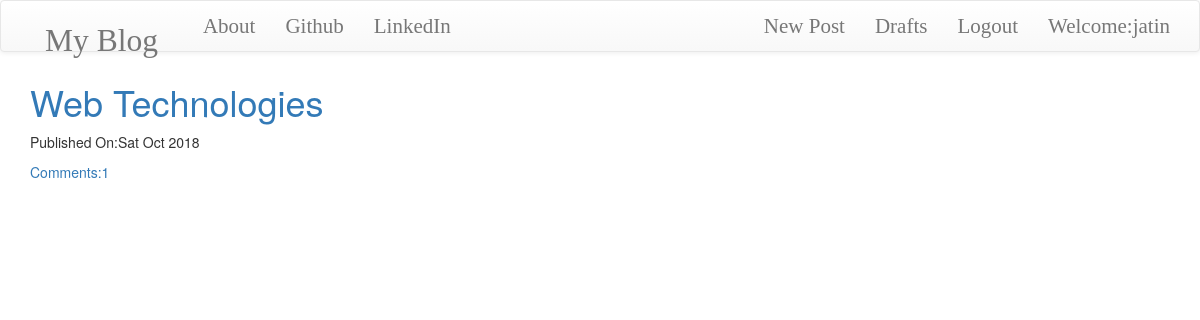
The app's page / (signed in) with its own data.
### blog/models.py (models this page shows, shortened)
class Post(models.Model):
    author=models.ForeignKey('auth.User')
    title=models.CharField(max_length=200)
    text=models.TextField()
    create_date=models.DateTimeField(default=timezone.now)
    published_date=models.DateTimeField(blank=True,null=True)
    def approve_comments(self):
        return self.comments.filter(approved_comments=True)

### blog/views.py (the view)
# urls.py: url(r'^$' ,views.PostListView.as_view(), name='post_list'),
class PostListView(ListView):
    model=Post
    def get_queryset(self):
        return Post.objects.filter(published_date__lte=timezone.now()).order_by('-published_date')

### blog/templates/blog/post_list.html
{% extends 'blog/base.html' %}
{% block content %}
<div class="centerstage">
  {% for post in post_list %}
      <div class="post">
        <h1> <a href="{% url 'post_detail' pk=post.pk %}">{{ post.title }}</a> </h1>
        </div>
        <div class="date">
          <p>Published On:{{ post.published_date|date:'D M Y' }}</p>
      </div>
      <div class="comments">
      <a href="{% url 'post_detail' pk=post.pk %}">Comments:{{ post.approve_comments.count }}</a>
      </div>
      {% endfor %}
</div>
{% endblock %}

### blog/templates/blog/base.html (shortened to what this page needs)
<!DOCTYPE html>
{% load staticfiles %}
<html lang="en" dir="ltr">
  <head>
    <link rel="stylesheet" href="https://maxcdn.bootstrapcdn.com/bootstrap/3.3.7/css/bootstrap.min.css">
    <link rel="stylesheet" href="https://maxcdn.bootstrapcdn.com/bootstrap/3.3.7/css/bootstrap-theme.min.css">
    <link rel="stylesheet" href="//cdn.jsdelivr.net/medium-editor/latest/css/medium-editor.min.css" type="text/css" media="screen" charset="utf-8">
    <link rel="stylesheet" href="{% static 'css/blog.css' %}">
    <link rel="stylesheet" media="screen" href="https://fontlibrary.org/face/grundschrift" type="text/css"/>
    <link rel="stylesheet" media="screen" href="https://fontlibrary.org/face/unique" type="text/css"/>
  </head>
  <body class='loader'>
    <nav class='navbar navbar-default techfont custom-navbar'>
      <div class="container">
        <ul class="nav navbar-nav">
          <li class="navbar-brand bigbrang"> <a href="{% url 'post_list' %}"> My Blog </a> </li>
          <li class="navbar-link"> <a href="{% url 'about' %}"> About </a> </li>
          <li class="navbar-link"> <a href="https://www.github.com">Github</a> </li>
          <li class="navbar-link"> <a href="https://www.linkedin.com">LinkedIn</a> </li>
        </ul>
        <ul class='nav navbar-nav navbar-right'>
          {% if user.is_authenticated %}
          <li> <a href="{% url 'post_new' %}">New Post</a> </li>
          <li> <a href="{% url 'post_draft_list' %}">Drafts</a> </li>
          <li> <a href="{% url 'logout' %}">Logout</a> </li>
          <li> <a> Welcome:{{ user.username }} </a> </li>
          {% else %}
          <li> <a href="{% url 'login' %}"> <span class='glyphicon glyphicon-user'></span> </a> </li>
          {% endif %}
        </ul>
      </div>
    </nav>
<div class="content container">
 <div class="row">
   <div class="col-md-8">
     <div class="blog_posts">
      {% block content %}
      {% endblock %}
     </div>
   </div>
 </div>
</div>
  </body>
</html>

### blog/static/css/blog.css (style rules this page uses)
.loader { filter:hue-rotate(0deg); color:linear-gradient(45deg,#0f8,#08f); animation:hue 10000ms infinite linear; }
.techfont { font-family: 'grundschrift','unique'; font-size:1.5em; margin-bottom:10px; }
.bigbrang { font-size: 1.5em; }
.centerstage { margin-left:auto; margin-right:auto; }

### records on screen
Post: title "Web Technologies", published_date "Sat Oct 2018", approve_comments.count "1"

### other values on screen
{{ user.username }} "jatin"
